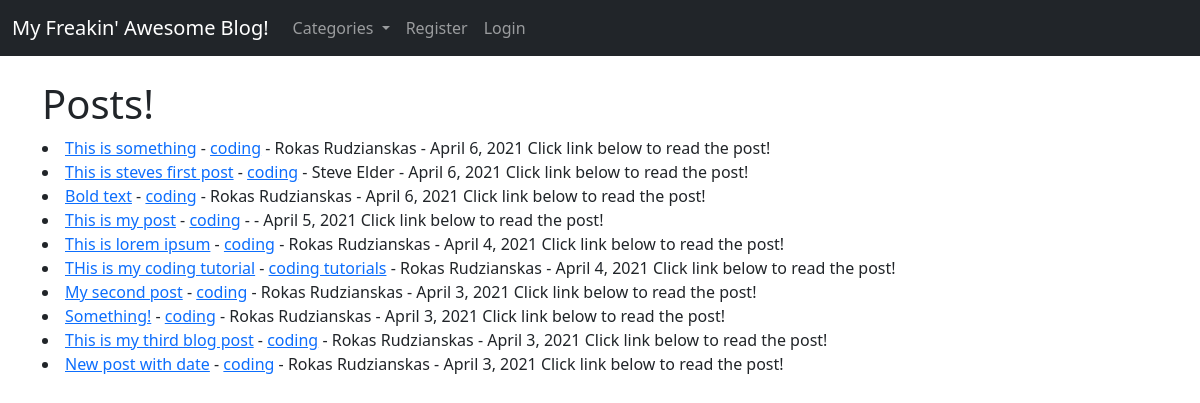
/, run on an earlier commit of the app's database.
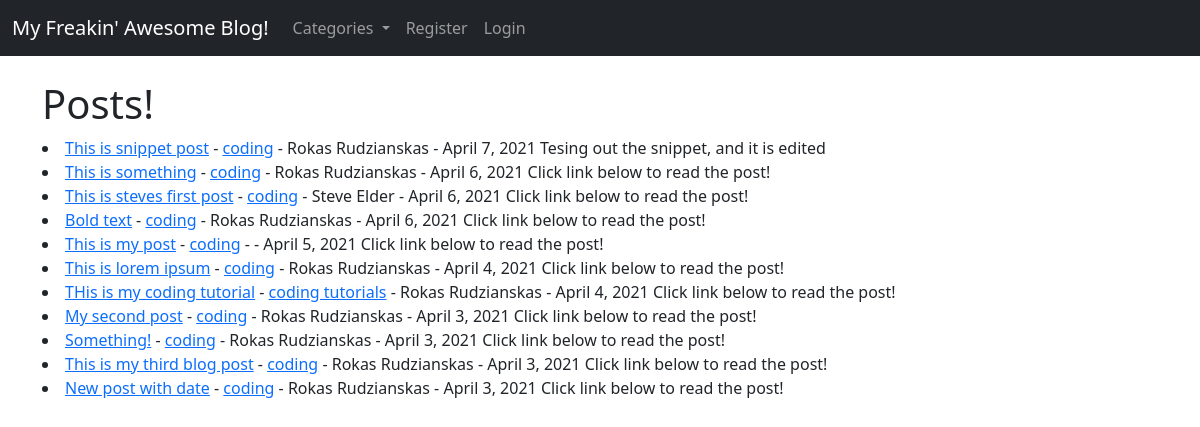
And on a later commit of the database.
### theblog/models.py (models this page shows, shortened)
class Post(models.Model):
    title = models.CharField(max_length=255)
    header_image = models.ImageField(null=True, blank=True, upload_to="images/")
    title_tag = models.CharField(max_length=255)
    author = models.ForeignKey(User, on_delete=models.CASCADE)
    body = RichTextField(blank=True, null=True)
    post_date = models.DateField(auto_now_add=True)
    category = models.CharField(max_length=255, default='coding')
    snippet = models.CharField(max_length=255)
    likes = models.ManyToManyField(User, related_name='blog_posts')

### theblog/views.py (the view)
# urls.py: path('', HomeView.as_view(), name="home"),
class HomeView(ListView):
    model = Post
    template_name = 'home.html'
    ordering = ['-post_date']
    def get_context_data(self, *args, **kwargs):
        cat_menu = Category.objects.all()
        context = super(HomeView, self).get_context_data(*args, **kwargs)
        context["cat_menu"] = cat_menu
        return context

### theblog/models.py (called while the page is built)
    def __str__(self):
        return self.name

### theblog/templates/home.html (shortened to what this page needs)
{% extends 'base.html' %}
    {% block content %}
<h1>Posts!</h1>
    {% for post in object_list %}
   <li><a href="{% url 'article-detail' post.pk%}" >{{post.title}}</a> - <a href="{% url 'category' post.category|slugify %}">{{ post.category }}</a>
       - {{post.author.first_name}}
          {{post.author.last_name}} - {{ post.post_date }}
                {{ post.snippet }}
   </li>
{% endfor %}
    {% endblock %}

What changed in the data, as far as the page shows it:
added Post: title "This is snippet post", category "coding", author.first_name "Rokas", author.last_name "Rudzianskas", post_date "April 7, 2021", snippet "Tesing out the snippet, and it is edited"
